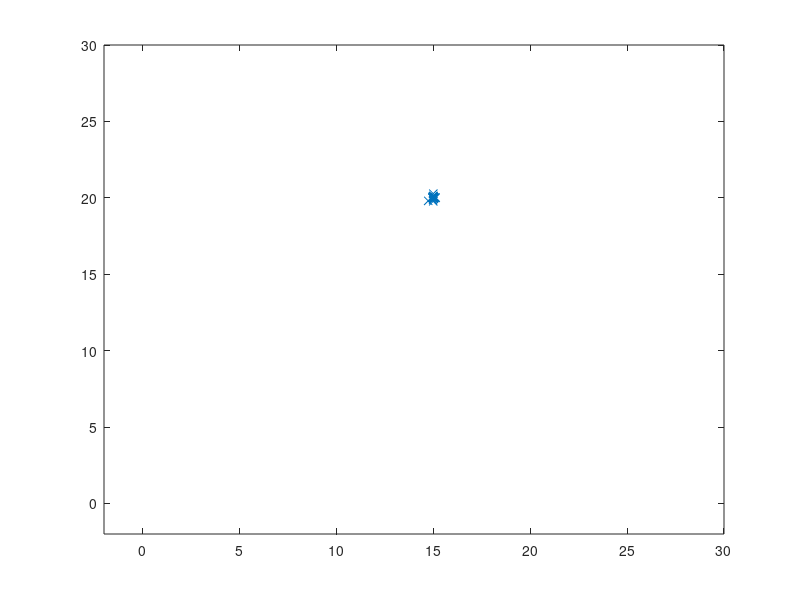

This chart was generated by the following MATLAB code:
clear;
clc;
iterations = 30;
inertia = 1.0;
correction_factor = 2.0;
swarm_size = 49;

% ---- initial swarm position -----
index = 1;
for i = 1 : 7
    for j = 1 : 7
        swarm(index, 1, 1) = i;
        swarm(index, 1, 2) = j;
        index = index + 1;
    end
end

swarm(:, 4, 1) = 1000;          % best value so far
swarm(:, 2, :) = 0;             % initial velocity
%Iterations

for iter = 1 : iterations

    %-- evaluating position & quality ---
    for i = 1 : swarm_size
        swarm(i, 1, 1) = swarm(i, 1, 1) + swarm(i, 2, 1)/1.3;     %update x position
        swarm(i, 1, 2) = swarm(i, 1, 2) + swarm(i, 2, 2)/1.3;     %update y position
        x = swarm(i, 1, 1);
        y = swarm(i, 1, 2);

        val = (x - 15)^2 + (y - 20)^2;          % fitness evaluation (you may replace this objective function with any function having a global minima)

        if val < swarm(i, 4, 1)                 % if new position is better
            swarm(i, 3, 1) = swarm(i, 1, 1);    % update best x,
            swarm(i, 3, 2) = swarm(i, 1, 2);    % best y postions
            swarm(i, 4, 1) = val;               % and best value
        end
    end

    [temp, gbest] = min(swarm(:, 4, 1));        % global best position

    %--- updating velocity vectors
    for i = 1 : swarm_size
        swarm(i, 2, 1) = rand*inertia*swarm(i, 2, 1) + correction_factor*rand*(swarm(i, 3, 1) - swarm(i, 1, 1)) + correction_factor*rand*(swarm(gbest, 3, 1) - swarm(i, 1, 1));   %x velocity component
        swarm(i, 2, 2) = rand*inertia*swarm(i, 2, 2) + correction_factor*rand*(swarm(i, 3, 2) - swarm(i, 1, 2)) + correction_factor*rand*(swarm(gbest, 3, 2) - swarm(i, 1, 2));   %y velocity component
    end

    %% Plotting the swarm
    clf
    plot(swarm(:, 1, 1), swarm(:, 1, 2), 'x')   % drawing swarm movements
    axis([-2 30 -2 30]);
pause(.2)
end